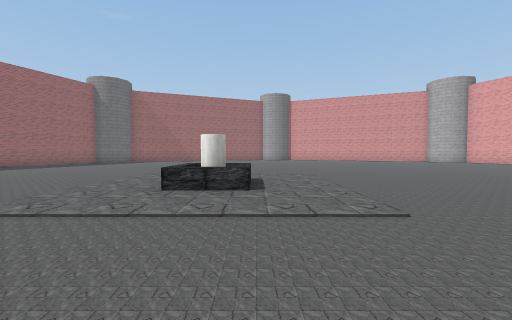
view 1 (above)

23 first-person views from a walk through a scene from a Unity 3-D project. The camera is 1.4 m above the floor, tilts 2° down and sees 90° across. The floor is counted in squares, 2 m on a side. Each view is taken from the middle of a square. On the plan, view 1 faces up. The plan holds only what a view shows up to about 9 squares ahead; the rest is blank. The player character is not drawn. Some surface patterns are stand-ins.

view 2
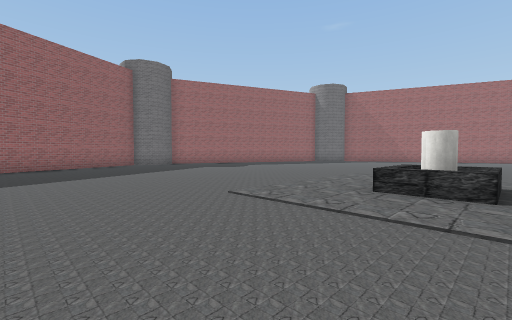

view 3
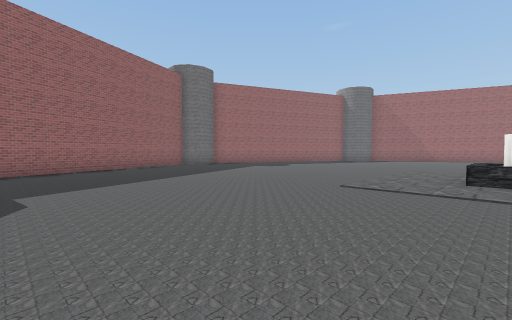

view 4
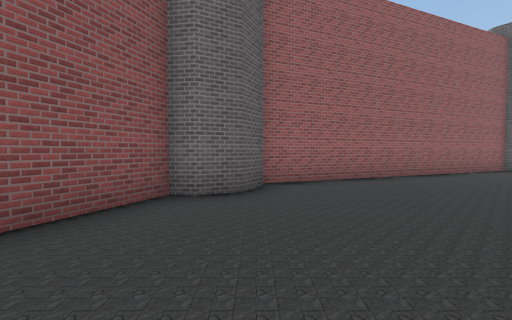

view 5
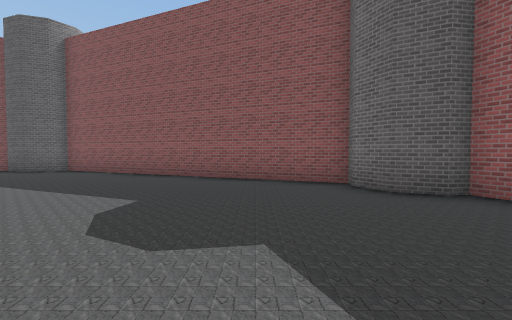

view 6
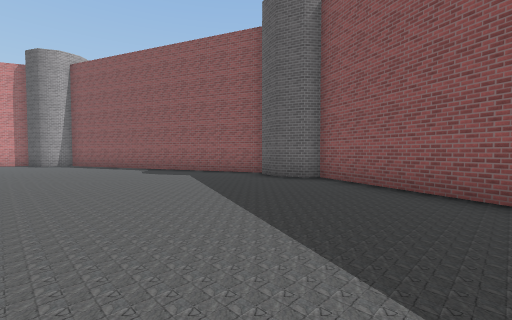

view 7
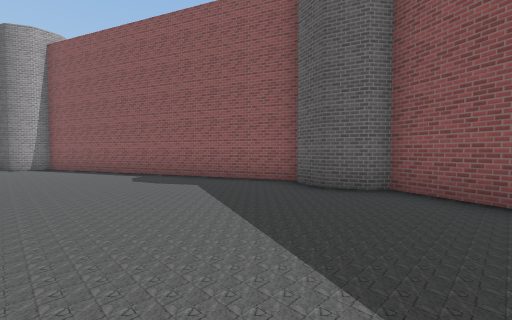

view 8
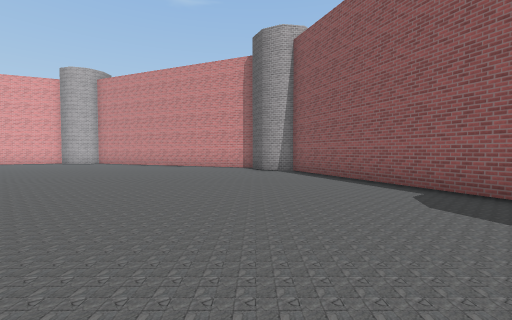

view 9
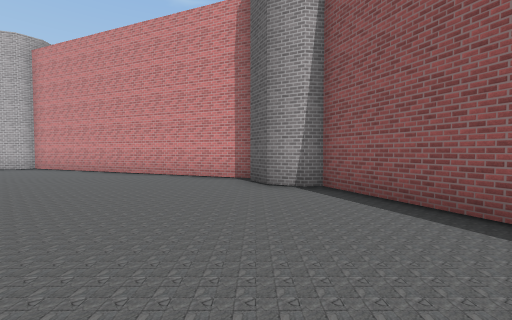

view 10
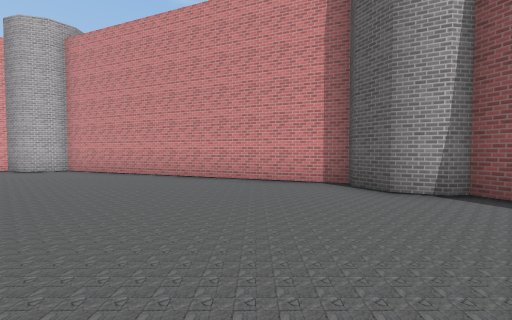

view 11
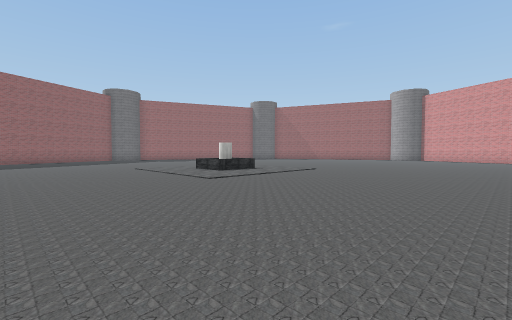

view 12
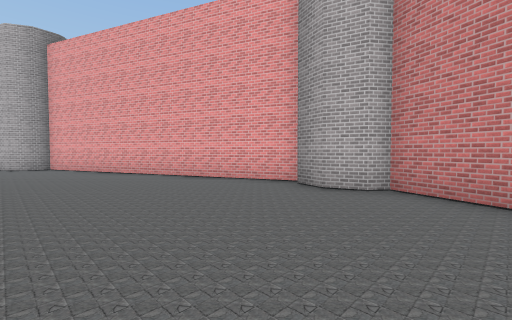

view 13
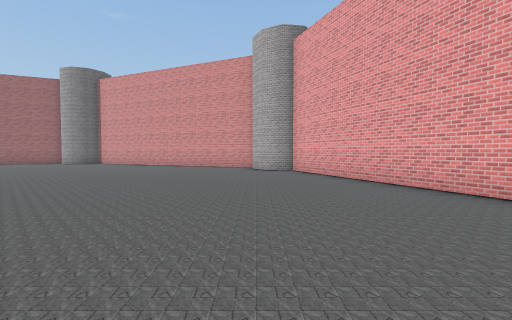

view 14
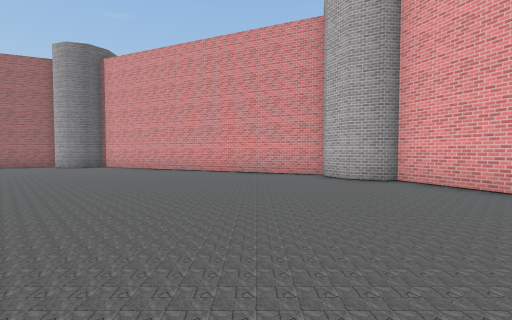

view 15
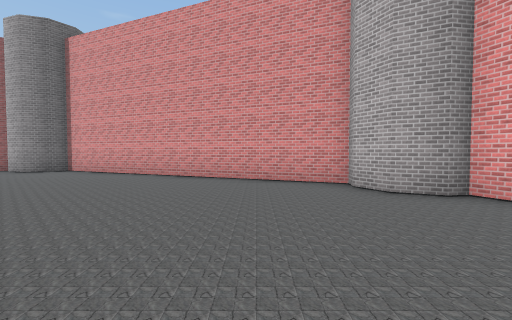

view 16
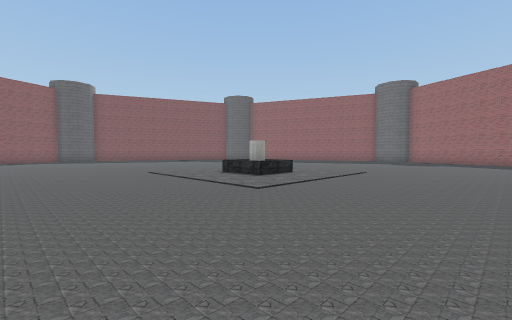

view 17
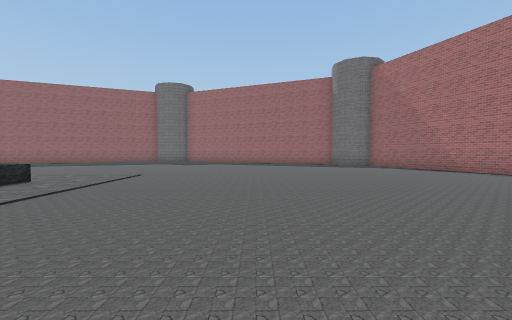

view 18
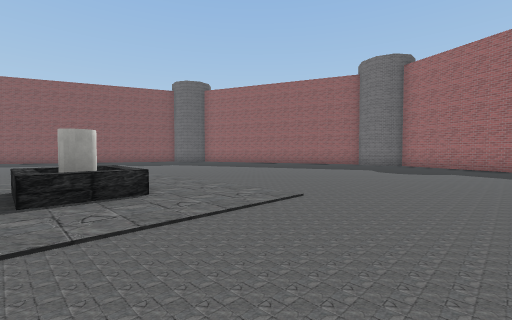

view 19
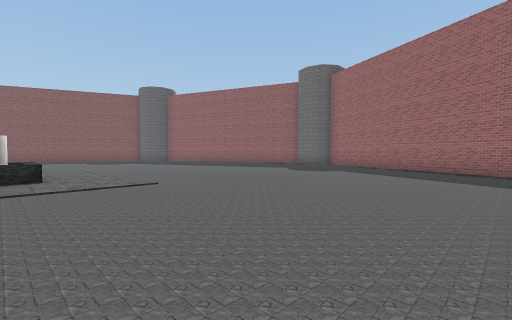

view 20
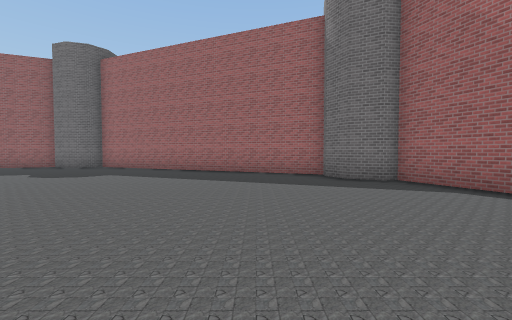

view 21
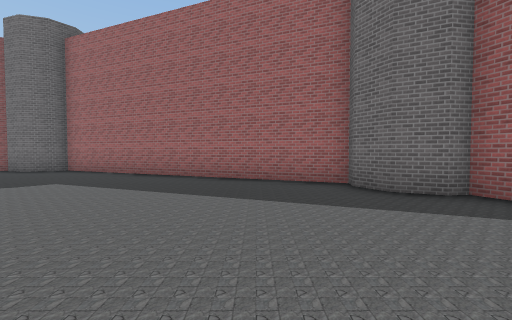

view 22
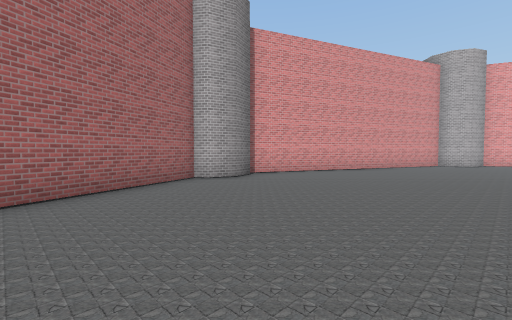

view 23
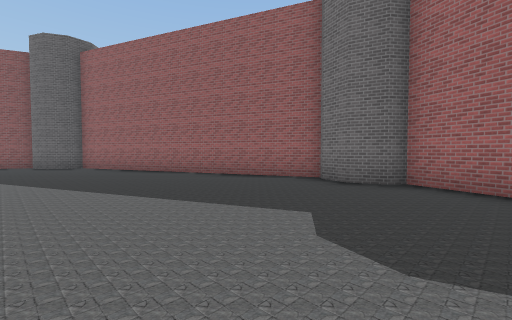

### Floor plan
Points are (right, up) in squares from view 1. A wall is a line through its corners. A room is listed if a view was taken in it or the views show most of it. See-through windows are left out.
Room 1 (views 1, 2, 3, 4, 5, 6, 7, 8, 9, 10, 11, 12, 13, 14, 15, 16, 17, 18, 19, 20, 21, 22, 23)
walls: (15.8, 6.4) (12.3, 14.9) (11.9, 14.9) (11.2, 15.2) (10.9, 15.9) (10.9, 16.3) (2.5, 19.8) (2.2, 19.5) (1.5, 19.2) (0.8, 19.5) (0.5, 19.8) (-7.9, 16.3) (-7.9, 15.9) (-8.2, 15.2) (-8.9, 14.9) (-9.3, 14.9) (-12.8, 6.5) (-12.5, 6.2) (-12.3, 5.5) (-12.5, 4.8) (-12.8, 4.5) (-9.3, -3.9) (-8.9, -3.9) (-8.2, -4.2) (-7.9, -4.9) (-7.9, -5.3) (0.5, -8.8) (0.8, -8.5) (1.5, -8.3) (2.3, -8.5); (2.4, -8.8) (10.9, -5.3) (10.9, -4.9) (11.2, -4.2) (11.9, -3.9) (12.3, -3.9) (15.8, 4.5) (15.5, 4.8) (15.3, 5.5) (15.5, 6.2)
objects: other object (-1, 5); other object (-1, 5) to (0, 6)

Where each view was taken, in squares from view 1:
view 1: 0 up, 0 right, facing up
view 2: 0 up, 0 right, facing up-left
view 3: 2 down, 1 left, facing up-left
view 4: 4 down, 4 left, facing left
view 5: 0 up, 6 left, facing down
view 6: 3 down, 3 left, facing down-right
view 7: 4 down, 1 left, facing down-right
view 8: 4 down, 2 right, facing right
view 9: 4 down, 6 right, facing right
view 10: 2 down, 7 right, facing right
view 11: 1 down, 7 right, facing up-left
view 12: 3 up, 11 right, facing up-right
view 13: 6 up, 11 right, facing up
view 14: 9 up, 9 right, facing up
view 15: 11 up, 9 right, facing up
view 16: 11 up, 5 right, facing down-left
view 17: 11 up, 4 right, facing left
view 18: 10 up, 0 right, facing down-left
view 19: 13 up, 1 left, facing down-left
view 20: 13 up, 2 left, facing left
view 21: 13 up, 4 left, facing left
view 22: 14 up, 3 left, facing up-right
view 23: 8 up, 7 left, facing down-left
